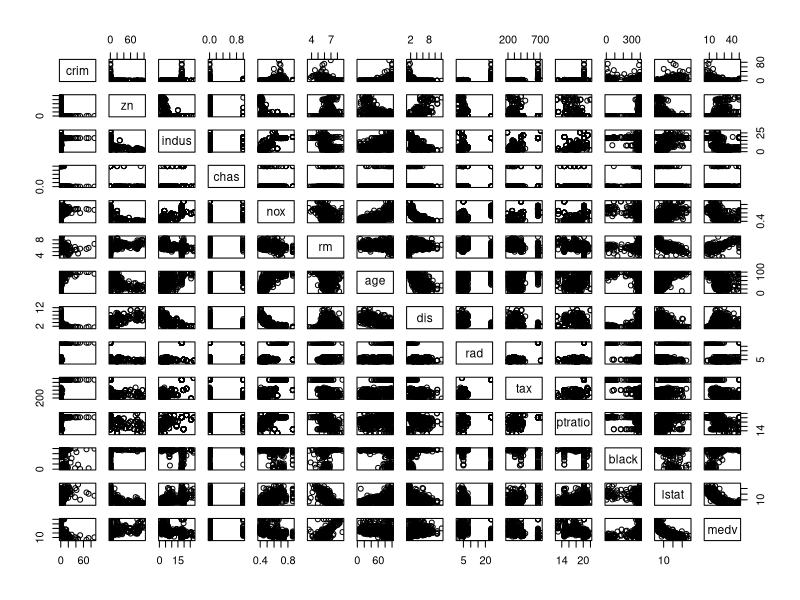
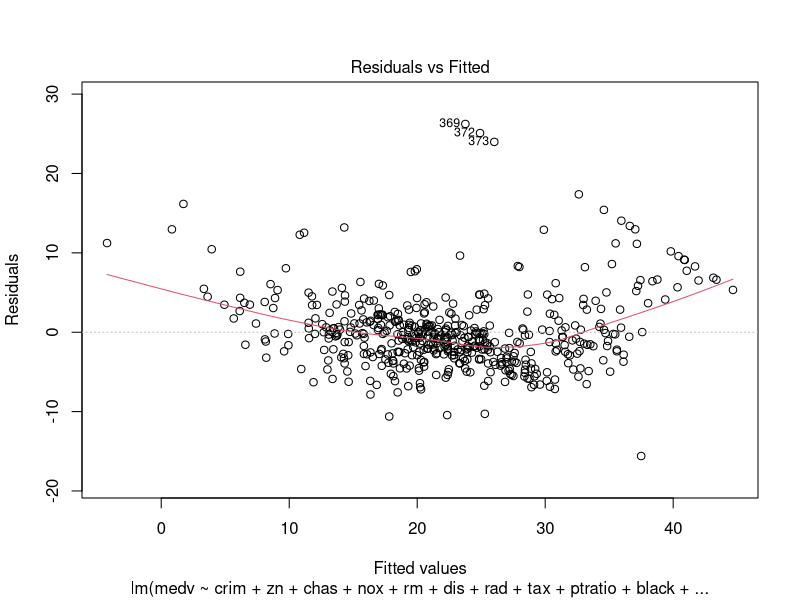
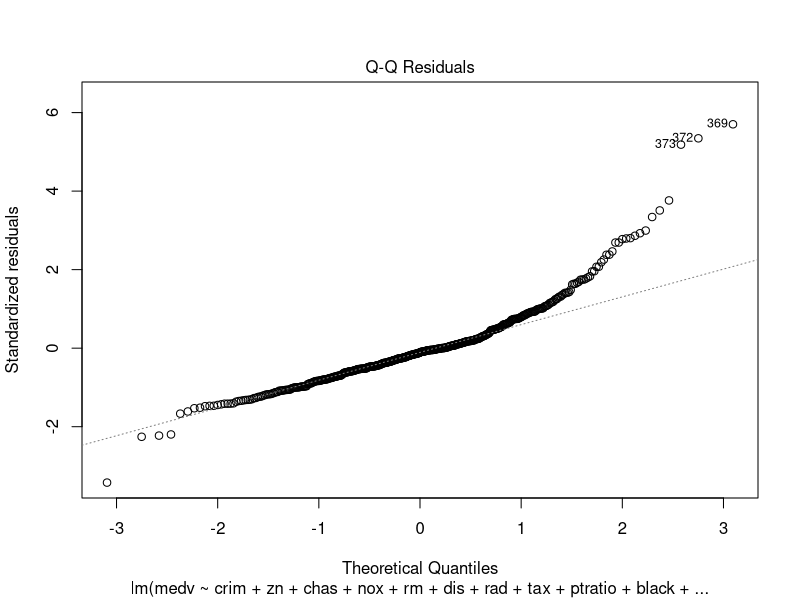
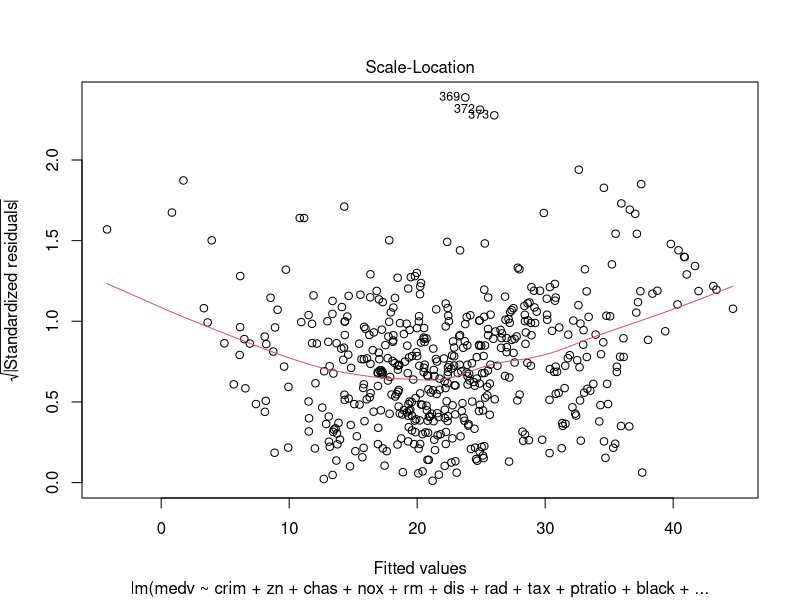
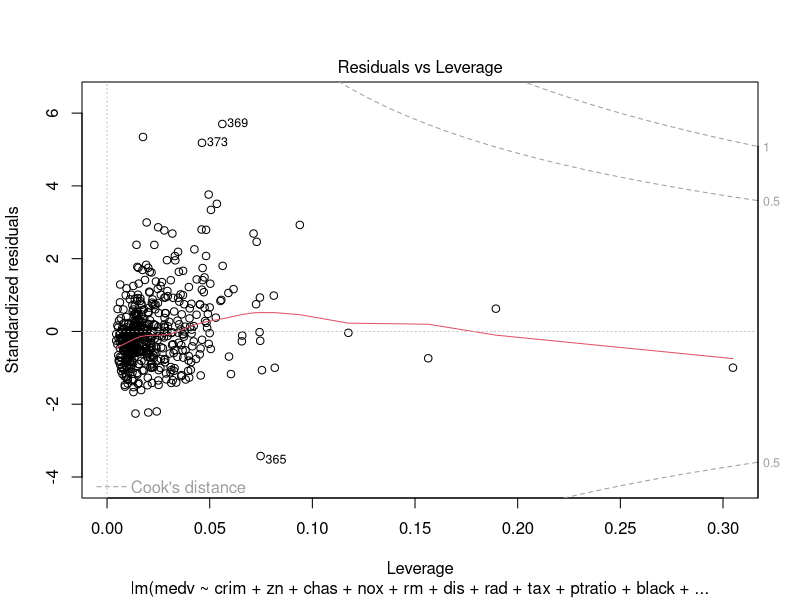
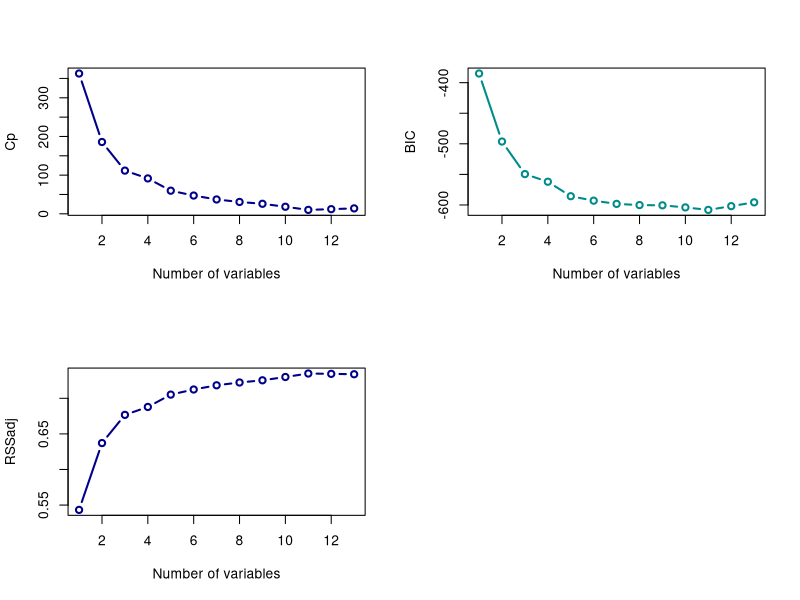
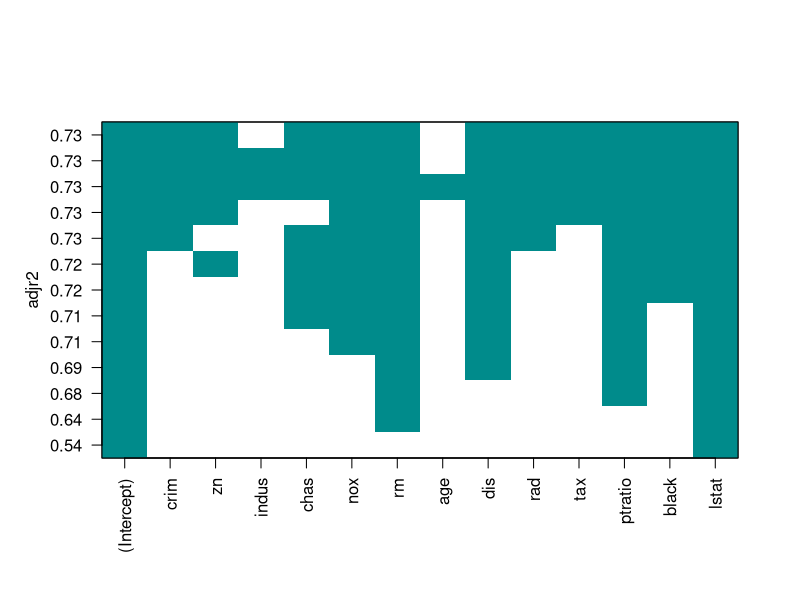
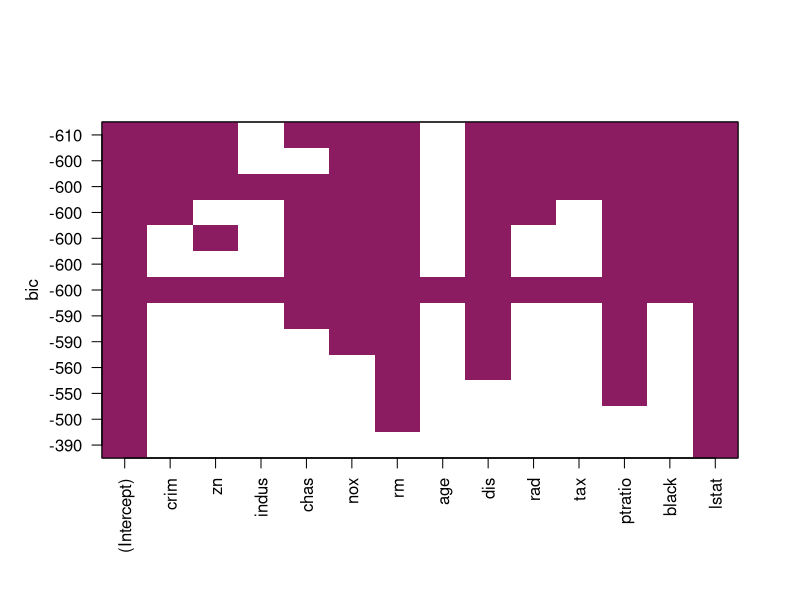

R code for these plots, in order: (Note: this script raises an error after producing the figures.)
##### Multiple Regression Chap 3 ISL

## Install packages
# install.packages("leaps")
# install.packages("car")
# install.packages("glmnet")
# install.packages("plotmo")

## Load libraries
library(MASS)
library(car)    # For vif()
library(glmnet) # Lasso and ridge
library(leaps)  # Subset selection, Cp, AIC, BIC

###### Data
data("Boston")
names(Boston)
# medv=median house value
attach(Boston)
pairs(Boston)
modelo1=lm(medv~.,data=Boston)
summary(modelo1)
vif(modelo1)
modelo2=update(modelo1,~.-tax)
summary(modelo2)

# Compare model1 and model2
anova(modelo1, modelo2)
# The p-value is small, therefore we cannot remove tax from the model; we have to stick with modelo1

# Models can be compared with:
# - F-test (of nested)
# - AIC = 1/(n sigma^2) * (RSS + 2 p sigma^2), where RSS: Res. Sum of Squares
# - CP = 1/n (RSS + 2 p sigma^2)
# - BIC = 1/n (RSS + log(n) p sigma^2)
# - R_{ADJ}^2 = (RSS/n - d - 1)/(\sum(y - \hat{y})^2/(n-1) )


modelo3=update(modelo1,~.-age)
summary(modelo3)
saic=stepAIC(modelo1)
plot(saic)

######### seleccion de modelos
fit.full=regsubsets(medv~.,data=Boston)
summary(fit.full) #max 8 predictors , change it with nvmax=...
summary.fit.full=summary(fit.full)
names(summary.fit.full)
summary.fit.full$cp # proportional to AIC
summary.fit.full$bic
summary.fit.full$adjr2
## All criteria choose model 8 (with optimal value)

fit.full.larger=regsubsets(medv~.,data=Boston,nvmax=13)
summary.fit.full.larger=summary(fit.full.larger)
summary.fit.full.larger$cp  #mod 11
summary.fit.full.larger$bic #mod 11
summary.fit.full.larger$adjr2 #mod 11

par(mfrow=c(2,2))
plot(summary.fit.full.larger$cp,xlab="Number of variables",ylab="Cp", type="b",col="darkblue",lwd=2)
plot(summary.fit.full.larger$bic,xlab="Number of variables",ylab="BIC", type="b",col="darkcyan",lwd=2)
plot(summary.fit.full.larger$adjr2,xlab="Number of variables",ylab="RSSadj", type="b",col="darkblue",lwd=2)

### a particular plot from regsubsets:
par(mfrow=c(1,1))
#squares indicate which variable is present
plot(fit.full.larger, scale="adjr2", col="darkcyan")
plot(fit.full.larger, scale="bic", col="maroon4")
plot(fit.full.larger, scale="Cp", col="dodgerblue2")

###### forward selection
forward=regsubsets(medv~.,data=Boston,nvmax=13,method="forward")
summary(forward)

######### how do we choose????? Cross-validation (later)






########## LASSO  lambda is chosen wirh CV as well...  train/validate
## in order to split the data, put iyt in vector Y matrix X
library(plotmo) # for plot_glmnet
### CAREFUL:
# alpha -> 1 = lasso, 0 = ridge, 2 = elastic net

set.seed(115)
x=model.matrix(medv~.,data=Boston)[,-1]
y=Boston$medv
train=sample(1:nrow(x),nrow(x)/2)
test=(-train)
y.test=y[test]
lasso.mod=glmnet(x[train,], y[train],alpha=1,standardize=TRUE)
plot_glmnet(lasso.mod, label=TRUE,lwd=2)
plot_glmnet(lasso.mod, label=TRUE,lwd=2, xvar="norm")

cv.out =cv.glmnet (x[train ,],y[train],alpha =1)
plot(cv.out)
# bestlam =cv.out$lambda.min;bestlam
bestlam =cv.out$lambda.1se;bestlam
lasso.pred=predict (lasso.mod ,s=bestlam ,newx=x[test ,])
mean(( lasso.pred -y.test)^2)

out=glmnet (x,y,alpha =1) #### with all data
lasso.coef=predict (out,type="coefficients",s=bestlam )[1:13,]
lasso.coef

## EXERCISE: try this using ridge

#### other training proportion
train2=sample(1:nrow(x),2*nrow(x)/3)
test2=(-train2)
y2.test=y[test2]
cv.out =cv.glmnet (x[train2,],y[train2],alpha =1)
plot(cv.out)
# bestlam =cv.out$lambda.min;bestlam
bestlam =cv.out$lambda.1se;bestlam
out=glmnet (x,y,alpha =1) #### with all data
lasso.coef=predict (out,type="coefficients",s=bestlam )[1:13,]
lasso.coef
############### mtcars  (far away from "big" data)
data(mtcars)
correlations=cor(mtcars)
round(correlations,2)
modelo=lm(mpg~., data=mtcars)
anova(modelo)
x=as.matrix(mtcars[-1])
y=mtcars[,1]
mod=glmnet(x,y,standardize=T,alpha=1)
plot.glmnet(mod,label=T,lwd=2)

mod=glmnet(as.matrix(x),y,standardize=T,alpha=1)
plot_glmnet(mod, label=T, lwd=2, xvar="norm")                             # default colors
plot_glmnet(mod, label=5)                    # label the 5 biggest final coefs

######choosing lambda

train=sample(1:nrow(x),nrow(x)*0.66)
test=(-train)
y.test=y[test]
cv.out =cv.glmnet (as.matrix(x[train,]),y[train],alpha =1,nfold=5)
plot(cv.out) # dotted line on the left min cv-error, right error within 1 stdev from min
# bestlam =cv.out$lambda.min;bestlam
bestlam =cv.out$lambda.1se;bestlam
out=glmnet(as.matrix(x),y,alpha =1) #### with all data, no standarization
lasso.coef=predict (out,type="coefficients",s=bestlam )[1:11,]
lasso.coef


####################### large p
set.seed(19874)
n <- 1000    # Number of observations
p <- 5000     # Number of predictors included in model
real_p <- 1500  # Number of true predictors
x <- matrix(rnorm(n*p), nrow=n, ncol=p)
y <- apply(x[,1:real_p], 1, sum) + rnorm(n)

# Split data into train and test sets
train_rows <- sample(1:n, .66*n)
x.train <- x[train_rows, ]
x.test <- x[-train_rows, ]

y.train <- y[train_rows]
y.test <- y[-train_rows]

fit.lasso <- glmnet(x.train, y.train, family="gaussian", alpha=1)
fit.lasso.cv <- cv.glmnet(x.train, y.train, type.measure="mse", alpha=1,family="gaussian")
bestlam =fit.lasso.cv$lambda.min;bestlam
out=glmnet (x,y,alpha =1) #### with all data
lasso.coef=predict (out,type="coefficients",s=bestlam )[1:5000,]
length(lasso.coef[lasso.coef!=0])
